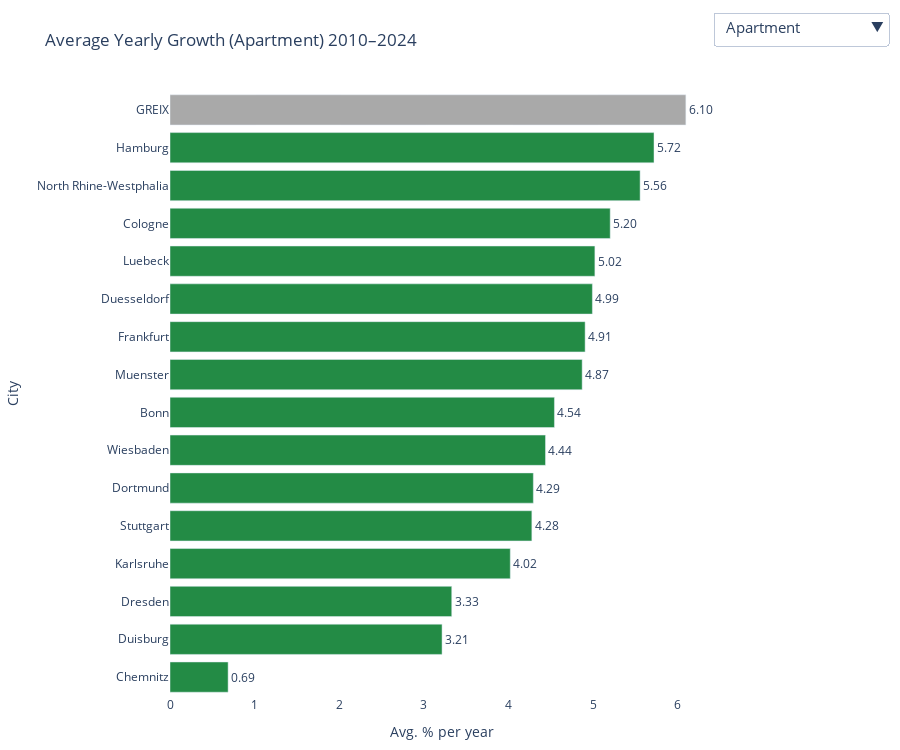

Notebook code for this chart:
### Markdown cell above
## Average Annual Growth Rates by Segment (2010-2024)
Which segments grew fastest in the post-crisis recovery?

### Code cell
segments = ["Apartment", "Single-family house", "Multi-family house"]
start, end = 2010, 2024

growth_stats = []

for segment in segments:
    d = yearly_prices.copy()
    d = d[d["Property_Type"].str.strip() == segment]
    d = d[d["Year"].between(start, end)]

    p0 = d[d["Year"] == start][["City", "Price"]].rename(columns={"Price": "p_start"})
    p1 = d[d["Year"] == end][["City", "Price"]].rename(columns={"Price": "p_end"})

    df1 = p0.merge(p1, on="City", how="inner")
    df1["mean_growth"] = (np.log(df1["p_end"]) - np.log(df1["p_start"])) / (end - start) * 100
    df1["Property_Type"] = segment
    growth_stats.append(df1)

all_stats = pd.concat(growth_stats)

city_counts = all_stats["City"].value_counts()
common_cities = city_counts[city_counts == 3].index.tolist()
cities_sorted = (
    all_stats[all_stats["City"].isin(common_cities)]
    .groupby("City")["mean_growth"].mean()
    .sort_values()
    .index.tolist()
)
SEGMENT_COLORS = {
    "Apartment": "#238b45",
    "Single-family house": "#e6550d",
    "Multi-family house": "#c61a2b",
}
GREIX_HL_COLOR = "darkgray"

data_by_segment = {}
for segment in segments:
    df_seg_local = all_stats[(all_stats["Property_Type"] == segment) & (all_stats["City"].isin(cities_sorted))]
    df_seg_local = df_seg_local.sort_values("mean_growth", ascending=True).reset_index(drop=True)
    data_by_segment[segment] = df_seg_local

fig = go.Figure()

for i, segment in enumerate(segments):
    df_seg_local = data_by_segment[segment]
    colors = [GREIX_HL_COLOR if city == "GREIX" else SEGMENT_COLORS[segment] for city in df_seg_local["City"]]
    visible = True if i == 0 else False
    fig.add_trace(
        go.Bar(
            x=df_seg_local["mean_growth"],
            y=df_seg_local["City"],
            orientation='h',
            marker=dict(color=colors),
            text=[f"{v:.2f}" for v in df_seg_local["mean_growth"]],
            textposition='outside',
            name=segment,
            visible=visible,
        )
    )

buttons = []
for i, segment in enumerate(segments):
    visible = [False]*len(segments)
    visible[i] = True
    buttons.append(dict(
        method='update',
        label=segment,
        args=[{'visible': visible},
              {'title': f'Average Yearly Growth ({segment}) 2010–2024'}]
    ))

fig.update_layout(
    updatemenus=[dict(
        active=0,
        buttons=buttons,
        x=1.0, xanchor='left',
        y=1.13, yanchor='top',
        direction="down",
        showactive=True,
        font=dict(size=15)
    )],
    title=f"Average Yearly Growth ({segments[0]}) 2010–2024",
    xaxis_title="Avg. % per year",
    yaxis_title="City",
    height=750,
    margin=dict(l=110, r=40, t=60, b=40),
    plot_bgcolor='white',
)

fig.update_traces(cliponaxis=False)
fig.show()

### Figure 1 — Plotly figure (JSON) as saved in the notebook; plotly's stock layout.template omitted (floating-point values rounded to 4 significant figures)
{"data": [{"cliponaxis": false, "marker": {"color": ["#238b45", "#238b45", "#238b45", "#238b45", "#238b45", "#238b45", "#238b45", "#238b45", "#238b45", "#238b45", "#238b45", "#238b45", "#238b45", "#238b45", "#238b45", "darkgray"]}, "name": "Apartment", "orientation": "h", "text": ["0.69", "3.21", "3.33", "4.02", "4.28", "4.29", "4.44", "4.54", "4.87", "4.91", "4.99", "5.02", "5.20", "5.56", "5.72", "6.10"], "textposition": "outside", "type": "bar", "visible": true, "x": [0.6867, 3.215, 3.329, 4.021, 4.276, 4.293, 4.437, 4.543, 4.87, 4.905, 4.991, 5.021, 5.202, 5.555, 5.719, 6.096], "y": ["Chemnitz", "Duisburg", "Dresden", "Karlsruhe", "Stuttgart", "Dortmund", "Wiesbaden", "Bonn", "Muenster", "Frankfurt", "Duesseldorf", "Luebeck", "Cologne", "North Rhine-Westphalia", "Hamburg", "GREIX"]}, {"cliponaxis": false, "marker": {"color": ["#e6550d", "#e6550d", "#e6550d", "#e6550d", "#e6550d", "#e6550d", "#e6550d", "#e6550d", "#e6550d", "#e6550d", "#e6550d", "#e6550d", "#e6550d", "#e6550d", "#e6550d", "darkgray"]}, "name": "Single-family house", "orientation": "h", "text": ["2.90", "3.11", "3.20", "3.43", "3.66", "3.74", "3.90", "3.95", "4.04", "4.16", "4.35", "4.37", "4.40", "4.66", "4.80", "4.81"], "textposition": "outside", "type": "bar", "visible": false, "x": [2.896, 3.112, 3.2, 3.435, 3.661, 3.737, 3.897, 3.954, 4.042, 4.159, 4.355, 4.369, 4.403, 4.661, 4.803, 4.808], "y": ["Chemnitz", "Duisburg", "Wiesbaden", "Karlsruhe", "Stuttgart", "Dortmund", "Duesseldorf", "North Rhine-Westphalia", "Cologne", "Bonn", "Muenster", "Dresden", "Frankfurt", "Luebeck", "Hamburg", "GREIX"]}, {"cliponaxis": false, "marker": {"color": ["#c61a2b", "#c61a2b", "#c61a2b", "#c61a2b", "#c61a2b", "#c61a2b", "#c61a2b", "#c61a2b", "#c61a2b", "#c61a2b", "#c61a2b", "#c61a2b", "darkgray", "#c61a2b", "#c61a2b", "#c61a2b"]}, "name": "Multi-family house", "orientation": "h", "text": ["2.59", "2.81", "3.20", "3.44", "3.46", "3.73", "3.79", "4.00", "4.17", "4.42", "4.48", "4.66", "5.44", "5.57", "6.25", "6.65"], "textposition": "outside", "type": "bar", "visible": false, "x": [2.592, 2.814, 3.197, 3.438, 3.457, 3.73, 3.79, 3.997, 4.165, 4.422, 4.479, 4.665, 5.439, 5.573, 6.253, 6.654], "y": ["Karlsruhe", "Bonn", "Duesseldorf", "Duisburg", "Hamburg", "Frankfurt", "North Rhine-Westphalia", "Dortmund", "Wiesbaden", "Chemnitz", "Cologne", "Stuttgart", "GREIX", "Muenster", "Luebeck", "Dresden"]}], "layout": {"height": 750, "margin": {"b": 40, "l": 110, "r": 40, "t": 60}, "plot_bgcolor": "white", "title": {"text": "Average Yearly Growth (Apartment) 2010–2024"}, "updatemenus": [{"active": 0, "buttons": [{"args": [{"visible": [true, false, false]}, {"title": "Average Yearly Growth (Apartment) 2010–2024"}], "label": "Apartment", "method": "update"}, {"args": [{"visible": [false, true, false]}, {"title": "Average Yearly Growth (Single-family house) 2010–2024"}], "label": "Single-family house", "method": "update"}, {"args": [{"visible": [false, false, true]}, {"title": "Average Yearly Growth (Multi-family house) 2010–2024"}], "label": "Multi-family house", "method": "update"}], "direction": "down", "font": {"size": 15}, "showactive": true, "x": 1, "xanchor": "left", "y": 1.13, "yanchor": "top"}], "xaxis": {"title": {"text": "Avg. % per year"}}, "yaxis": {"title": {"text": "City"}}}}
